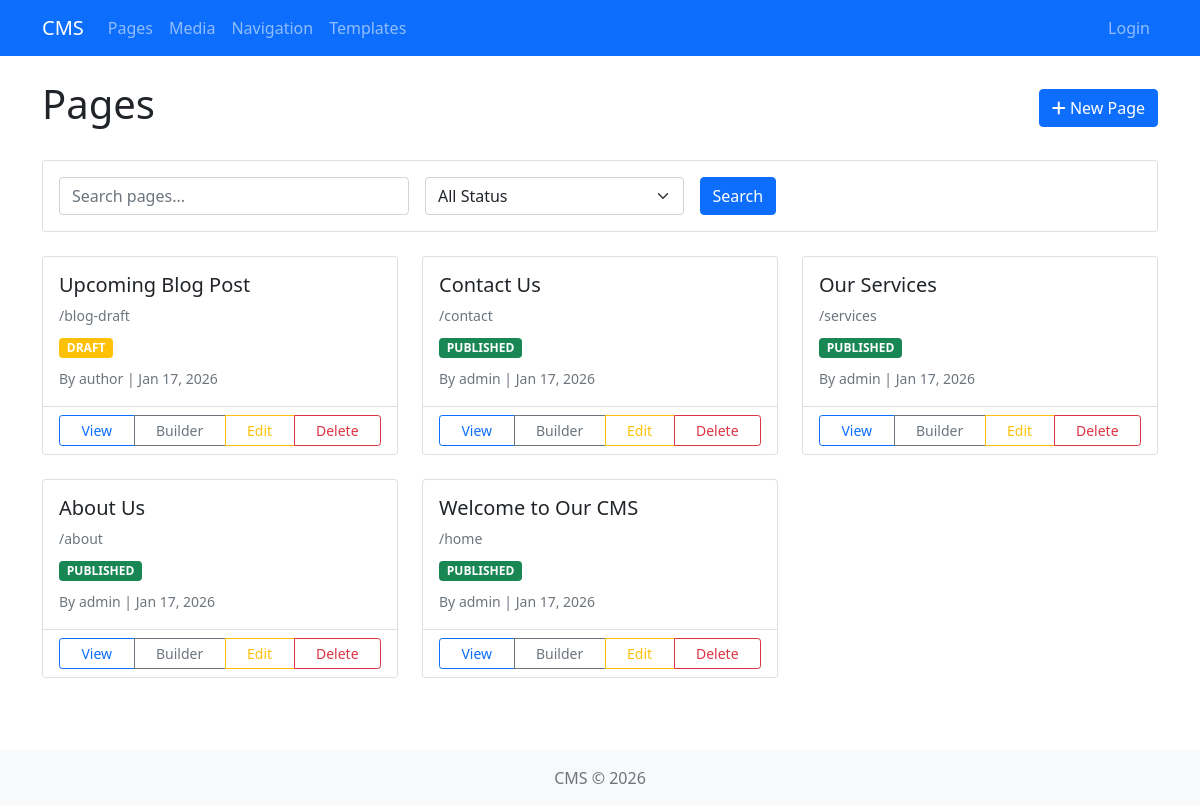
The page / on the database its author committed.
### pages/models.py (models this page shows, shortened)
class Page(models.Model):
    STATUS_CHOICES = [
        ('DRAFT', 'Draft'),
        ('PUBLISHED', 'Published'),
        ('ARCHIVED', 'Archived'),
    ]
    title = models.CharField(max_length=255)
    slug = models.SlugField(max_length=255, unique=True)
    template = models.ForeignKey('templates_app.Template', on_delete=models.SET_NULL, null=True, blank=True, related_name='pages')
    parent = models.ForeignKey('self', on_delete=models.CASCADE, null=True, blank=True, related_name='children')
    status = models.CharField(max_length=20, choices=STATUS_CHOICES, default='DRAFT')
    author = models.ForeignKey(User, on_delete=models.CASCADE, related_name='pages')
    meta_title = models.CharField(max_length=255, blank=True)
    meta_description = models.TextField(blank=True)
    meta_keywords = models.CharField(max_length=255, blank=True)
    published_at = models.DateTimeField(null=True, blank=True)
    created_at = models.DateTimeField(auto_now_add=True)
    updated_at = models.DateTimeField(auto_now=True)
    class Meta:
        ordering = ['-created_at']

### pages/views.py (the view)
# urls.py: path('', views.PageListView.as_view(), name='page_list'),
class PageListView(ListView):
    model = Page
    template_name = 'pages/page_list.html'
    context_object_name = 'pages'
    paginate_by = 20
    def get_queryset(self):
        queryset = Page.objects.all()
        status = self.request.GET.get('status')
        if status:
            queryset = queryset.filter(status=status)
        search = self.request.GET.get('q')
        if search:
            queryset = queryset.filter(
                Q(title__icontains=search) |
                Q(slug__icontains=search) |
                Q(meta_description__icontains=search)
            )
        return queryset.select_related('author', 'template')

### pages/templates/pages/page_list.html (shortened to what this page needs)
{% extends 'base.html' %}
{% block content %}
<div class="d-flex justify-content-between align-items-center mb-4">
    <h1>Pages</h1>
    <a href="{% url 'pages:page_create' %}" class="btn btn-primary">
        <i class="fas fa-plus"></i> New Page
    </a>
</div>
<div class="card mb-4">
    <div class="card-body">
        <form method="get" class="row g-3">
            <div class="col-md-4">
                <input type="text" name="q" class="form-control" placeholder="Search pages..." value="{{ request.GET.q }}">
            </div>
            <div class="col-md-3">
                <select name="status" class="form-select">
                    <option value="">All Status</option>
                </select>
            </div>
            <div class="col-md-2">
                <button type="submit" class="btn btn-primary">Search</button>
            </div>
        </form>
    </div>
</div>
<div class="row">
    {% for page in pages %}
        <div class="col-md-6 col-lg-4 mb-4">
            <div class="card h-100">
                <div class="card-body">
                    <h5 class="card-title">{{ page.title }}</h5>
                    <p class="text-muted small mb-2">/{{ page.slug }}</p>
                    <span class="badge bg-{% if page.status == 'PUBLISHED' %}success{% elif page.status == 'DRAFT' %}warning{% else %}secondary{% endif %}">
                        {{ page.status }}
                    </span>
                    <p class="card-text mt-2">
                        <small class="text-muted">
                            By {{ page.author.username }} | {{ page.created_at|date:"M d, Y" }}
                        </small>
                    </p>
                </div>
                <div class="card-footer bg-white">
                    <div class="btn-group w-100" role="group">
                        <a href="{% url 'pages:page_detail' page.slug %}" class="btn btn-sm btn-outline-primary">View</a>
                        <a href="{% url 'pages:page_builder' page.slug %}" class="btn btn-sm btn-outline-secondary">Builder</a>
                        <a href="{% url 'pages:page_update' page.slug %}" class="btn btn-sm btn-outline-warning">Edit</a>
                        <a href="{% url 'pages:page_delete' page.slug %}" class="btn btn-sm btn-outline-danger">Delete</a>
                    </div>
                </div>
            </div>
        </div>
    {% empty %}
        <div class="col-12">
            <div class="alert alert-info">
                <i class="fas fa-info-circle"></i> No pages found. Create your first page!
            </div>
        </div>
    {% endfor %}
</div>
{% endblock %}

### templates/base.html (shortened to what this page needs)
<!DOCTYPE html>
<html lang="en">
<head>
    <link href="https://cdn.jsdelivr.net/npm/bootstrap@5.1.3/dist/css/bootstrap.min.css" rel="stylesheet">
    <link href="https://cdnjs.cloudflare.com/ajax/libs/font-awesome/6.0.0/css/all.min.css" rel="stylesheet">
</head>
<body>
    <nav class="navbar navbar-expand-lg navbar-dark bg-primary">
        <div class="container">
            <a class="navbar-brand" href="/">CMS</a>
            <div class="collapse navbar-collapse" id="navbarNav">
                <ul class="navbar-nav me-auto">
                    <li class="nav-item">
                        <a class="nav-link" href="{% url 'pages:page_list' %}">Pages</a>
                    </li>
                    <li class="nav-item">
                        <a class="nav-link" href="{% url 'media:media_list' %}">Media</a>
                    </li>
                    <li class="nav-item">
                        <a class="nav-link" href="{% url 'navigation:navigation_list' %}">Navigation</a>
                    </li>
                    <li class="nav-item">
                        <a class="nav-link" href="{% url 'templates:template_list' %}">Templates</a>
                    </li>
                </ul>
                <ul class="navbar-nav">
                    {% if user.is_authenticated %}
                        <li class="nav-item dropdown">
                            <a class="nav-link dropdown-toggle" href="#" id="userDropdown" role="button" data-bs-toggle="dropdown">
                                <i class="fas fa-user"></i> {{ user.username }}
                            </a>
                            <ul class="dropdown-menu dropdown-menu-end">
                                <li><a class="dropdown-item" href="/admin/">Admin</a></li>
                                <li><hr class="dropdown-divider"></li>
                                <li><a class="dropdown-item" href="/logout/">Logout</a></li>
                            </ul>
                        </li>
                    {% else %}
                        <li class="nav-item">
                            <a class="nav-link" href="/admin/login/">Login</a>
                        </li>
                    {% endif %}
                </ul>
            </div>
        </div>
    </nav>
    <main class="container my-4">
        {% block content %}{% endblock %}
    </main>
    <footer class="bg-light text-center py-3 mt-5">
        <div class="container">
            <p class="text-muted mb-0">CMS &copy; 2026</p>
        </div>
    </footer>
</body>
</html>

### rows shown on the page
Page: title "Upcoming Blog Post", slug "blog-draft", status "DRAFT", author.username "author", created_at "Jan 17, 2026"
Page: title "Contact Us", slug "contact", status "PUBLISHED", author.username "admin", created_at "Jan 17, 2026"
Page: title "Our Services", slug "services", status "PUBLISHED", author.username "admin", created_at "Jan 17, 2026"
Page: title "About Us", slug "about", status "PUBLISHED", author.username "admin", created_at "Jan 17, 2026"
Page: title "Welcome to Our CMS", slug "home", status "PUBLISHED", author.username "admin", created_at "Jan 17, 2026"
